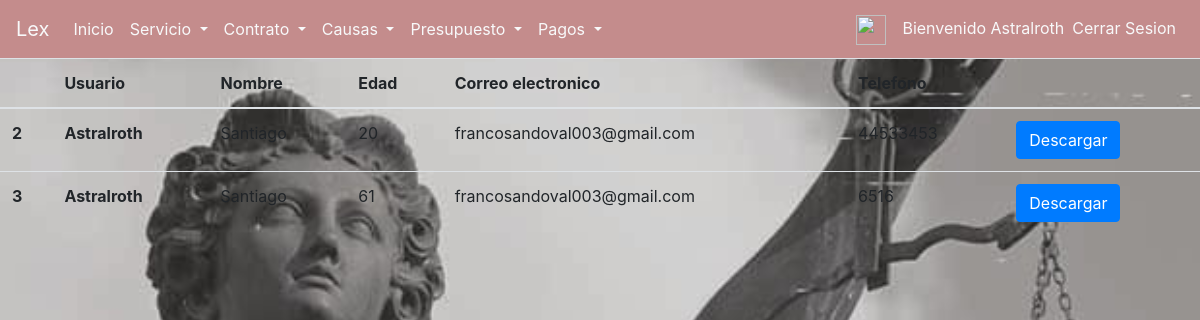
The page /contract/view/ (signed in) on the database as committed earlier.
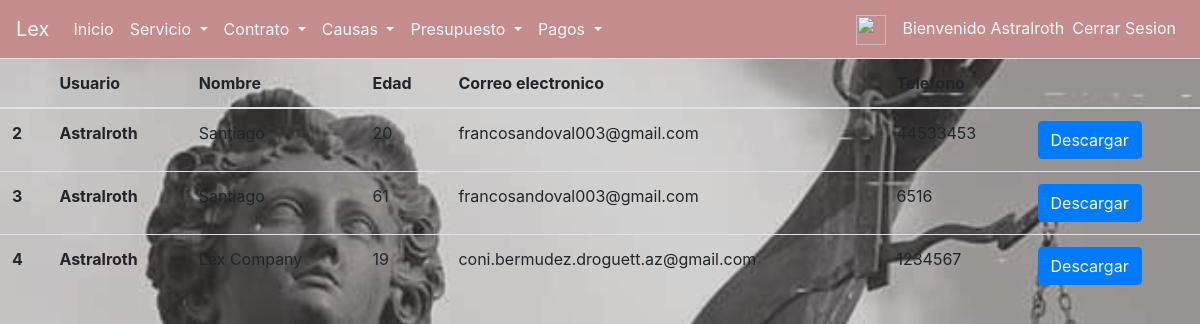
The same page on the database as committed later.
### core/models.py (models this page shows, shortened)
class Contrato(models.Model):
    abogado=models.ForeignKey('auth.User', on_delete=models.CASCADE, null=True)
    name=models.CharField(max_length=100)
    rut=models.CharField(max_length=10)
    age=models.IntegerField(null=True)
    email=models.EmailField(max_length=254)
    phone=models.CharField(max_length=12)
    files_boleta=models.FileField(blank=True,null=True)
    files_causa=models.FileField(blank=True,null=True)
    datetime=models.DateField(blank=True, null=True)
    type_service=models.CharField(max_length=30,blank=True, null=True)
    additional_service=models.CharField(max_length=30,blank=True, null=True)

### core/views.py (the view)
# urls.py: path('contract/view/', views.consultar_contratos, name='contract_view'),
@permission_required('core.view_contrato')
def consultar_contratos(request):
    user=User.objects.get(username=request.user.username)
    form=Contrato.objects.filter(abogado_id=user.id).all()
    return render(request, 'core/consultar_contratos.html', {'list':form})

### core/templates/core/consultar_contratos.html
{% extends 'core/base.html' %}
{% block content %}
<table class="table table-hover">
<thead>
        <tr>
            <th></th>
            {% if user.is_staff %}<th>Usuario</th>{% endif %}
            <th>Nombre</th>
            <th>Edad</th>
            <th>Correo electronico</th>
            <th>Telefono</th>
            <th></th>
        </tr>
    </thead>
    <tbody>
        {% for c in list %}
        <tr>
            <th scope="row">{{ c.id }} </th>
            {% if user.is_staff %}<th>{{c.abogado}}</th>{% endif %}
            <td>{{ c.name }}</td>
            <td>{{ c.age }}</td>
            <td>{{c.email}}</td>
            <td>{{c.phone}}</td>
            <td><a class="btn btn-primary" href="">Descargar</a></td>
        </tr>
        {% endfor %}
    </tbody>
</table>
{% endblock content %}

Rows that differ between the two databases and show on the page:
added Contrato: id "4", abogado "Astralroth", name "Lex Company", age "19", email "coni.bermudez.droguett.az@gmail.com", phone "1234567"
